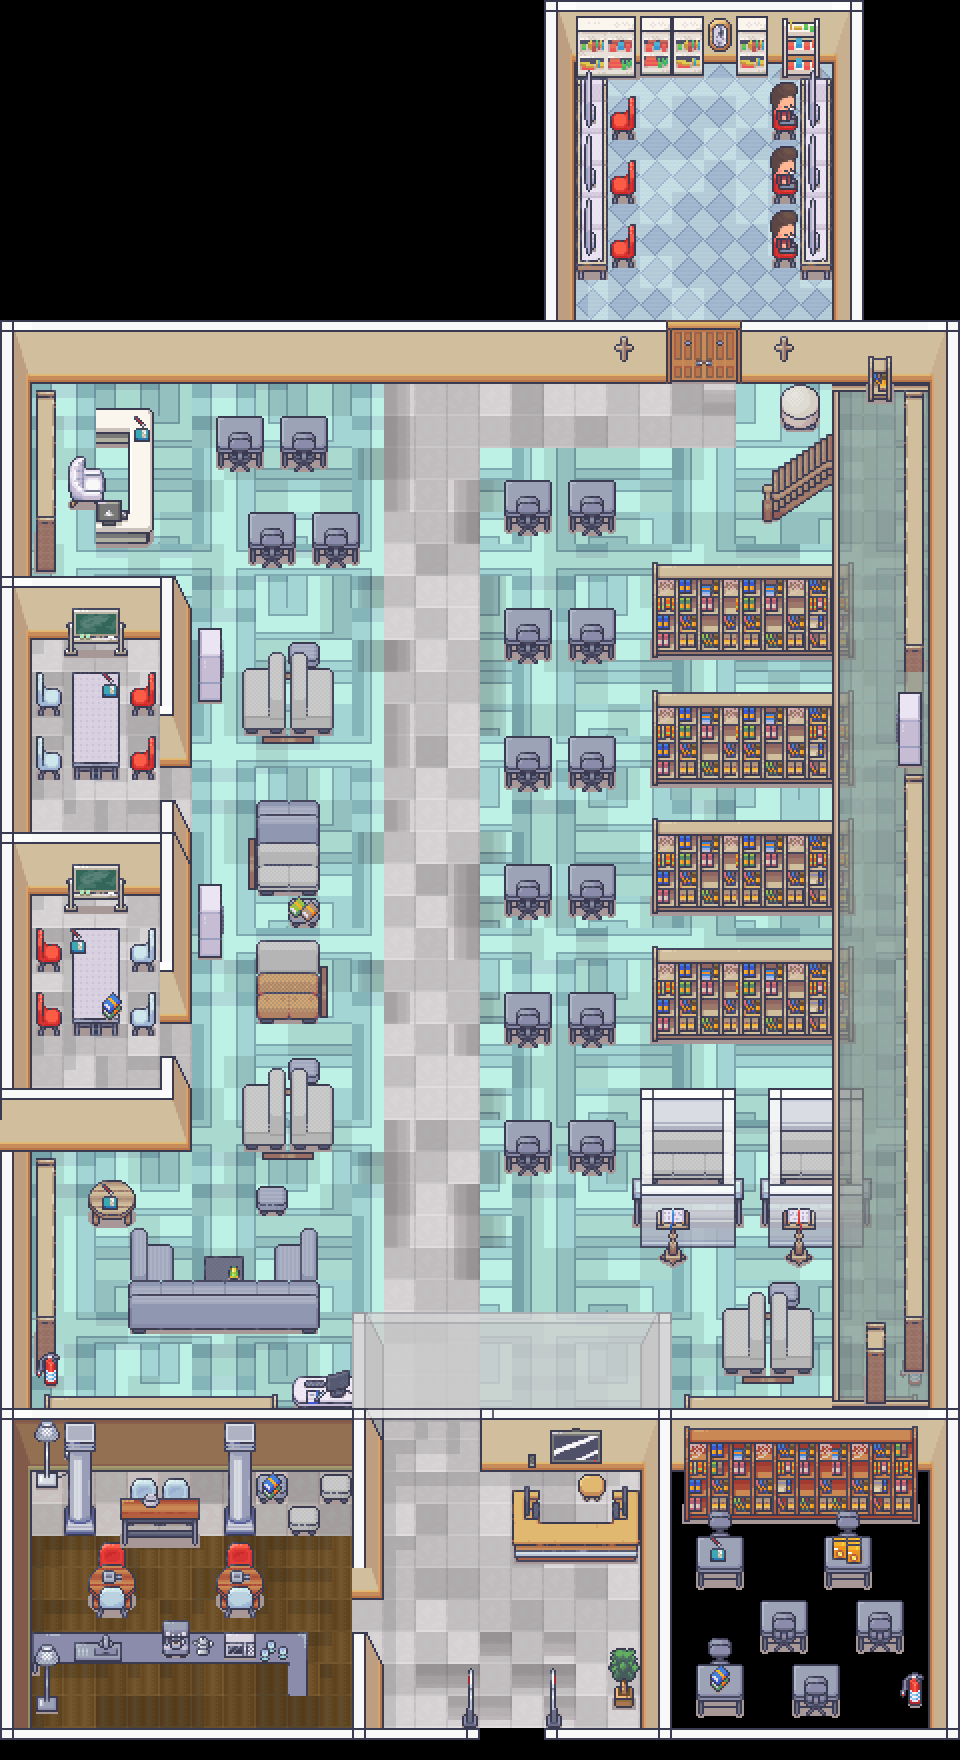

Rendered tile map (Tiled .tmx) drawn with the repository's tilesets; below, a short description and the map source with its tile grids summarised:
An orthogonal 30x55 tile map with 32x32 px tiles, 2 tile layers (LAYER1, LAYER2), 5 tilesets.

<map version="1.10" tiledversion="1.10.2" orientation="orthogonal" renderorder="right-down" width="30" height="55" tilewidth="32" tileheight="32" infinite="0" nextlayerid="51" nextobjectid="1">
 <tileset firstgid="1" source="../../TSX FILES/ROOM_BUILDER.tsx" />
 <tileset firstgid="8285" source="../../TSX FILES/FULL_INTERIOR.tsx" />
 <tileset firstgid="25309" source="../../TSX FILES/SIR SERATO.tsx" />
 <tileset firstgid="27549" source="../../TSX FILES/LIBRARY_LAYER1.tsx" />
 <tileset firstgid="29199" source="../../TSX FILES/LIBRARY_LAYER2.tsx" />
 <layer id="49" name="LAYER1" width="30" height="55">
  <data>[1650 cells, 1650 non-empty, 1650 distinct tile ids]</data>
 </layer>
 <layer id="50" name="LAYER2" width="30" height="55">
  <data>[1650 cells, 1650 non-empty, 1650 distinct tile ids]</data>
 </layer>
</map>
